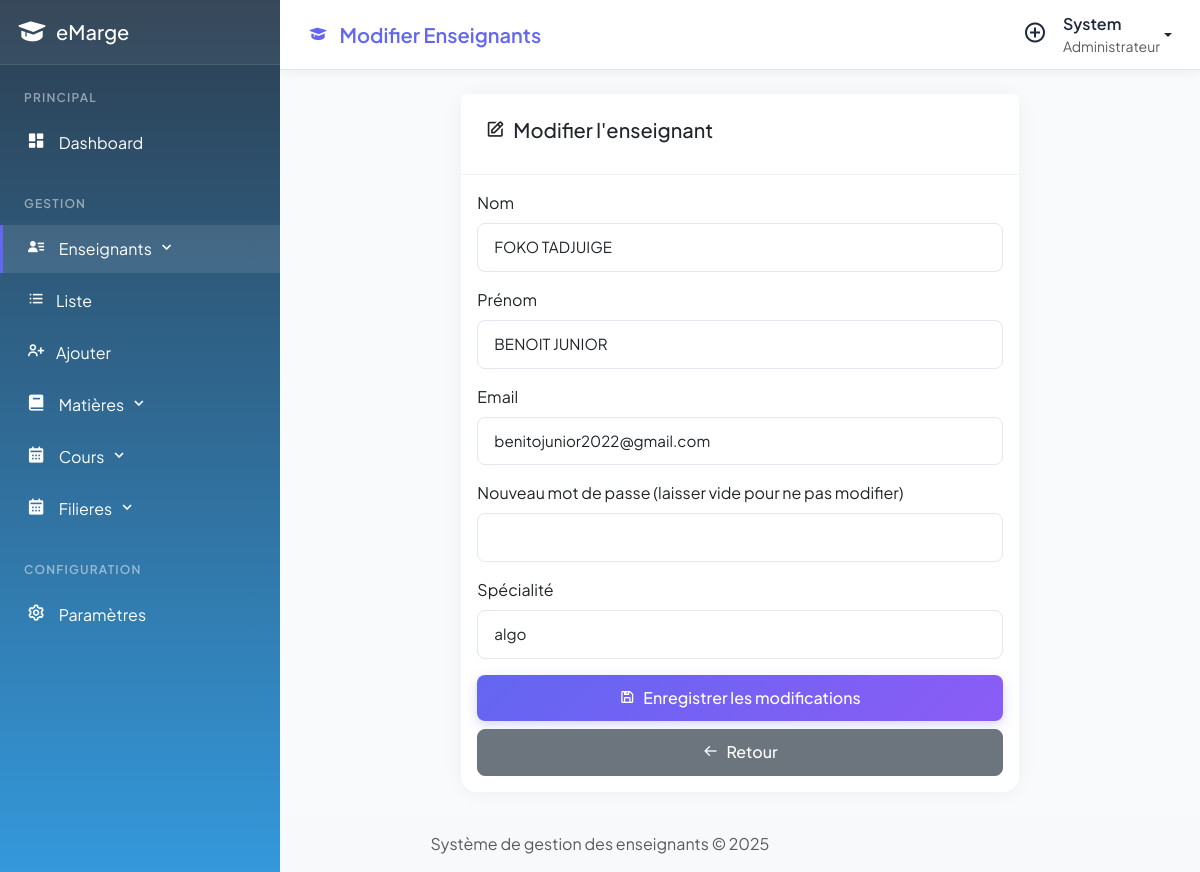
/admin/enseignants/modifier.php?id=1 (signed in), run on the app's committed database.
### tables this page shows
CREATE TABLE `enseignants` (
  `id` int(11) NOT NULL,
  `nom` varchar(100) DEFAULT NULL,
  `prenom` varchar(100) DEFAULT NULL,
  `email` varchar(100) DEFAULT NULL,
  `mot_de_passe` varchar(255) DEFAULT NULL,
  `specialite` varchar(100) DEFAULT NULL,
  `date_creation` TIMESTAMP DEFAULT CURRENT_TIMESTAMP,
  `status` ENUM('actif', 'inactif') DEFAULT 'actif'
);

### admin/enseignants/modifier.php (the view, shortened to what this page needs)
<?php
require_once '../../config/db.php';
require_once '../../includes/header.php';
$id = $_GET['id'];
$stmt = $pdo->prepare("SELECT * FROM enseignants WHERE id = ?");
$stmt->execute([$id]);
$enseignant = $stmt->fetch();
?>
<?php require_once '../../includes/navbar.php'; ?>
<div class="d-flex wrapper">
    <?php require_once '../../includes/sidebar.php'; ?>
    <div class="main-content">
        <div class="container-fluid">
            <div class="row justify-content-center">
                <div class="col-md-8">
                    <div class="card">
                        <div class="card-header">
                            <h5 class="card-title"><i class='bx bx-edit me-2'></i>Modifier l'enseignant</h5>
                        </div>
                        <div class="card-body">
                            <form method="POST" class="needs-validation" novalidate>
                                <div class="mb-3">
                                    <label for="nom" class="form-label">Nom</label>
                                    <input type="text" class="form-control" id="nom" name="nom" value="<?= htmlspecialchars($enseignant['nom']) ?>" required>
                                </div>
                                <div class="mb-3">
                                    <label for="prenom" class="form-label">Prénom</label>
                                    <input type="text" class="form-control" id="prenom" name="prenom" value="<?= htmlspecialchars($enseignant['prenom']) ?>" required>
                                </div>
                                <div class="mb-3">
                                    <label for="email" class="form-label">Email</label>
                                    <input type="email" class="form-control" id="email" name="email" value="<?= htmlspecialchars($enseignant['email']) ?>" required>
                                </div>
                                <div class="mb-3">
                                    <label for="password" class="form-label">Nouveau mot de passe (laisser vide pour ne pas modifier)</label>
                                    <input type="password" class="form-control" id="password" name="password">
                                </div>
                                <div class="mb-3">
                                    <label for="specialite" class="form-label">Spécialité</label>
                                    <input type="text" class="form-control" id="specialite" name="specialite" value="<?= htmlspecialchars($enseignant['specialite']) ?>" required>
                                </div>
                                <div class="d-grid gap-2">
                                    <button type="submit" class="btn btn-primary">
                                        <i class='bx bx-save me-2'></i>Enregistrer les modifications
                                    </button>
                                    <a href="liste.php" class="btn btn-secondary">
                                        <i class='bx bx-arrow-back me-2'></i>Retour
                                    </a>
                                </div>
                            </form>
                        </div>
                    </div>
                </div>
            </div>
        </div>
    </div>
</div>
<?php require_once '../../includes/footer.php'; ?>

### assets/css/style.css (style rules this page uses)
:root { --primary-color: #6366f1; --secondary-color: #8b5cf6; --success-color: #10b981; --info-color: #3b82f6; --warning-color: #f59e0b; --danger-color: #ef4444; --background-color: #f1f5f9; --text-primary: #1e293b; --text-secondary: #64748b; --card-shadow: 0 4px 6px -1px rgba(0,0,0,0.1),0 2px 4px -1px rgba(0,0,0,0.06); --body-bg: #f0f2f5; --nav-height: 70px; --sidebar-width: 280px; --header-bg: linear-gradient(to right, #4338ca, #6366f1); --primary: #4f46e5; --primary-dark: #4338ca; --secondary: #0ea5e9; --success: #22c55e; --warning: #f59e0b; --danger: #ef4444; --dark: #0f172a; --light: #f8fafc; }
body { font-family: 'Plus Jakarta Sans', sans-serif; background: var(--body-bg); min-height: 100vh; overflow-x: hidden; color: var(--text-primary); }
.main-content { flex: 1; margin-left: var(--sidebar-width); padding: 1.5rem; padding-top: calc(var(--nav-height) + 1rem); background: var(--body-bg); min-height: 100vh; transition: all 0.3s ease; width: calc(100% - var(--sidebar-width)); }
.card { border: none; border-radius: 1rem; box-shadow: 0 0 20px rgba(0,0,0,0.05); transition: all 0.3s ease; background: white; }
.card-header { background: white; border-bottom: 1px solid rgba(0,0,0,0.05); padding: 1.5rem; }
.btn { border-radius: 0.5rem; padding: 0.675rem 1.25rem; font-weight: 500; transition: all 0.3s ease; }
.btn-primary { background: linear-gradient(135deg, var(--primary-color), var(--secondary-color)); border: none; box-shadow: 0 4px 12px rgba(99, 102, 241, 0.25); }
.form-control { border-radius: 0.5rem; padding: 0.75rem 1rem; border: 1px solid #e2e8f0; font-size: 0.95rem; transition: all 0.3s ease; }
.wrapper { display: flex; min-height: 100vh; padding-top: var(--nav-height); }
.main-content { flex: 1; padding: 2rem; margin-left: var(--sidebar-width); background: var(--light); }
.wrapper { display: flex; min-height: 100vh; padding-top: 70px; }
.main-content { flex: 1; margin-left: var(--sidebar-width); padding: 1.5rem; width: calc(100% - var(--sidebar-width)); min-height: calc(100vh - 70px); }

### data on the page
enseignants: nom "FOKO TADJUIGE", prenom "BENOIT JUNIOR", email "benitojunior2022@gmail.com", specialite "algo"

### other printed values
$page_title "Modifier Enseignants"
$_SESSION['admin']['prenom'] "System"
